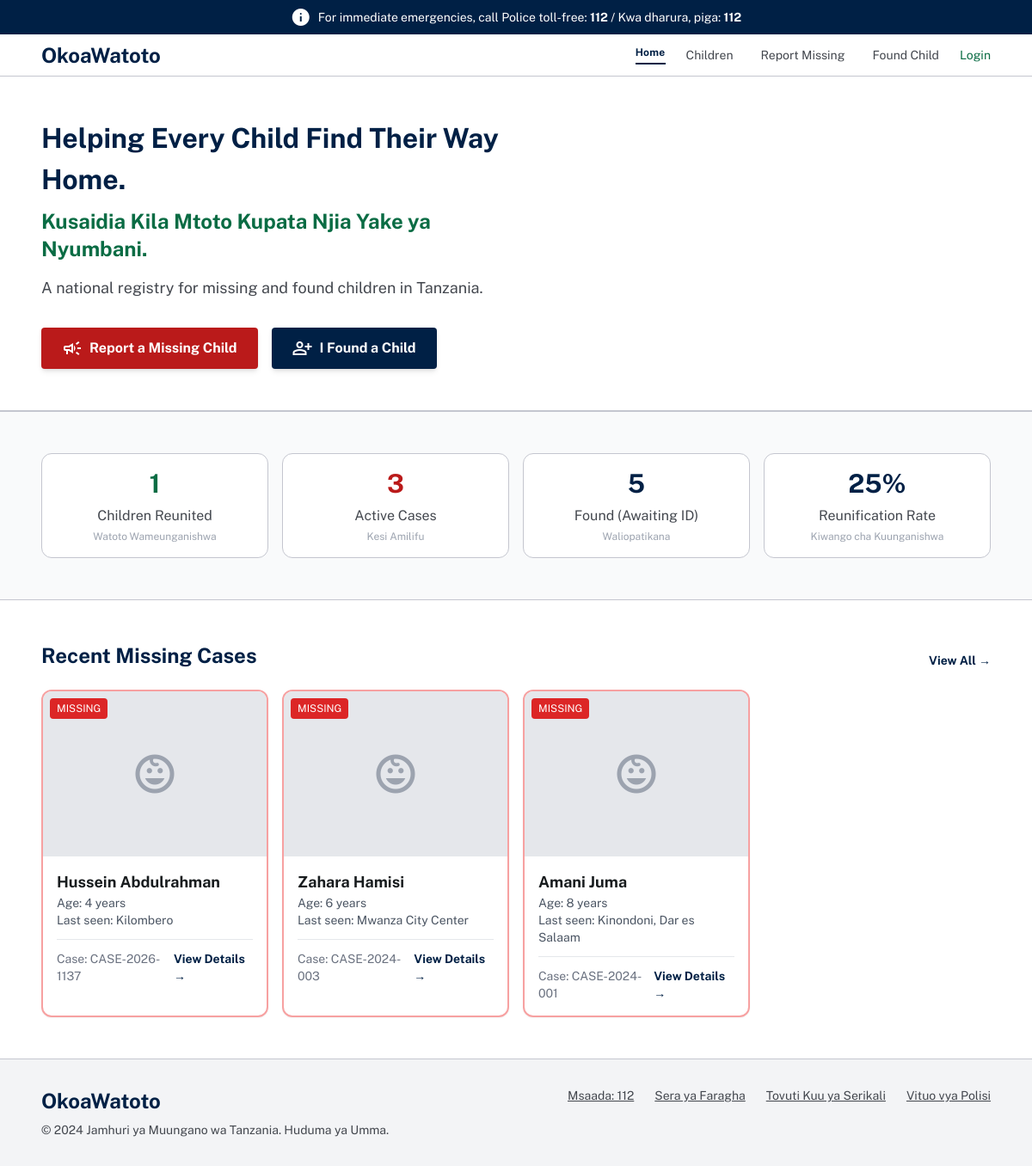
The page / on the database its author committed.
### tables this page shows
CREATE TABLE `children_reports` (
  `id` int(11) NOT NULL,
  `case_number` varchar(50) NOT NULL,
  `child_name` varchar(100) DEFAULT NULL,
  `age` int(11) DEFAULT NULL,
  `gender` enum('Male','Female','Other') DEFAULT NULL,
  `description` text DEFAULT NULL,
  `clothing` text DEFAULT NULL,
  `health_status` enum('Safe','Injured','In Danger','Unknown') DEFAULT 'Unknown',
  `status` enum('Missing','Found','Reunited') DEFAULT 'Missing',
  `last_seen_location` varchar(255) DEFAULT NULL,
  `region_id` int(11) DEFAULT NULL,
  `district_id` int(11) DEFAULT NULL,
  `ward_id` int(11) DEFAULT NULL,
  `last_seen_date` datetime DEFAULT NULL,
  `specific_address` text DEFAULT NULL,
  `latitude` decimal(10,8) DEFAULT NULL,
  `longitude` decimal(11,8) DEFAULT NULL,
  `photo` varchar(255) DEFAULT NULL,
  `additional_photos` text DEFAULT NULL,
  `reporter_name` varchar(100) DEFAULT NULL,
  `reporter_phone` varchar(20) DEFAULT NULL,
  `reporter_email` varchar(100) DEFAULT NULL,
  `reporter_type` enum('Parent','Police','Witness','Other','Relative','Teacher') DEFAULT NULL,
  `reporter_id` int(11) DEFAULT NULL,
  `police_station_id` int(11) DEFAULT NULL,
  `investigating_officer` varchar(100) DEFAULT NULL,
  `officer_badge` varchar(50) DEFAULT NULL,
  `case_priority` enum('High','Medium','Low') DEFAULT 'Medium',
  `created_at` timestamp NOT NULL DEFAULT current_timestamp(),
  `updated_at` timestamp NOT NULL DEFAULT current_timestamp() ON UPDATE current_timestamp()
);

### index.php (the view, shortened to what this page needs)
<?php
require_once 'config/database.php';
require_once 'includes/header.php';
$stmt = $pdo->query("SELECT * FROM children_reports WHERE status = 'Missing' ORDER BY created_at DESC LIMIT 4");
$missing_children = $stmt->fetchAll();
$stmt_reunited = $pdo->query("SELECT COUNT(*) as count FROM children_reports WHERE status = 'Reunited'");
$children_reunited = $stmt_reunited->fetch()['count'];
$stmt_active = $pdo->query("SELECT COUNT(*) as count FROM children_reports WHERE status = 'Missing'");
$active_cases = $stmt_active->fetch()['count'];
$stmt_total = $pdo->query("SELECT COUNT(*) as count FROM children_reports");
$total_reports = $stmt_total->fetch()['count'];
$stmt_found = $pdo->query("SELECT COUNT(*) as count FROM found_reports WHERE status = 'Awaiting ID'");
$found_count = $stmt_found->fetch()['count'];
$reunification_rate = $total_reports > 0 ? round(($children_reunited / $total_reports) * 100) : 0;
?>
<section class="relative w-full bg-white py-12 px-4 md:px-12 flex flex-col md:flex-row items-center gap-8 border-b border-[#c4c6cf]">
    <div class="w-full md:w-1/2 flex flex-col gap-4">
        <h1 class="text-[26px] md:text-[32px] font-bold text-[#002045]">
            Helping Every Child Find Their Way Home.
            <span class="text-[#0a6c44] block text-2xl mt-2">Kusaidia Kila Mtoto Kupata Njia Yake ya Nyumbani.</span>
        </h1>
        <p class="text-lg text-[#43474e]">A national registry for missing and found children in Tanzania.</p>
        <div class="flex flex-col sm:flex-row gap-4 mt-4">
            <a href="report-missing.php" class="bg-[#ba1a1a] text-white font-bold py-3 px-6 rounded shadow-md hover:bg-red-700 flex items-center justify-center gap-2">
                <span class="material-symbols-outlined">campaign</span> Report a Missing Child
            </a>
            <a href="report-found.php" class="bg-[#002045] text-white font-bold py-3 px-6 rounded shadow-md hover:bg-blue-900 flex items-center justify-center gap-2">
                <span class="material-symbols-outlined">person_add</span> I Found a Child
            </a>
        </div>
    </div>
</section>
<section class="py-12 px-4 md:px-12 border-y border-[#c4c6cf] bg-gray-50">
    <div class="max-w-6xl mx-auto grid grid-cols-1 md:grid-cols-4 gap-4 text-center">
        <div class="p-4 rounded-xl bg-white border border-[#c4c6cf]">
            <div class="text-3xl font-bold text-[#0a6c44] mb-2"><?php echo number_format($children_reunited); ?></div>
            <div class="text-[#43474e]">Children Reunited</div>
            <div class="text-xs text-gray-400 mt-1">Watoto Wameunganishwa</div>
        </div>
        <div class="p-4 rounded-xl bg-white border border-[#c4c6cf]">
            <div class="text-3xl font-bold text-[#ba1a1a] mb-2"><?php echo number_format($active_cases); ?></div>
            <div class="text-[#43474e]">Active Cases</div>
            <div class="text-xs text-gray-400 mt-1">Kesi Amilifu</div>
        </div>
        <div class="p-4 rounded-xl bg-white border border-[#c4c6cf]">
            <div class="text-3xl font-bold text-[#002045] mb-2"><?php echo number_format($found_count); ?></div>
            <div class="text-[#43474e]">Found (Awaiting ID)</div>
            <div class="text-xs text-gray-400 mt-1">Waliopatikana</div>
        </div>
        <div class="p-4 rounded-xl bg-white border border-[#c4c6cf]">
            <div class="text-3xl font-bold text-[#002045] mb-2"><?php echo $reunification_rate; ?>%</div>
            <div class="text-[#43474e]">Reunification Rate</div>
            <div class="text-xs text-gray-400 mt-1">Kiwango cha Kuunganishwa</div>
        </div>
    </div>
</section>
<section class="py-12 px-4 md:px-12">
    <div class="flex justify-between items-end mb-6">
        <h2 class="text-2xl font-bold text-[#002045]">Recent Missing Cases</h2>
        <a href="children.php?status=missing" class="text-[#002045] font-bold text-sm hover:underline">View All →</a>
    </div>
    <div class="grid grid-cols-1 md:grid-cols-2 lg:grid-cols-4 gap-4">
        <?php if(empty($missing_children)): ?>
            <div class="col-span-full text-center py-8 text-gray-500">No missing children reports found</div>
        <?php else: ?>
            <?php foreach($missing_children as $child): ?>
            <div class="bg-white border-2 border-red-500/50 rounded-xl overflow-hidden shadow-sm hover:border-red-500 transition-colors relative">
                <div class="absolute bg-red-600 text-white text-xs px-2 py-1 m-2 rounded z-10">MISSING</div>
                <div class="h-48 w-full bg-gray-200 flex items-center justify-center">
                    <?php if(!empty($child['photo']) && file_exists('assets/uploads/' . $child['photo'])): ?>
                        <img src="assets/uploads/<?php echo $child['photo']; ?>" class="w-full h-full object-cover">
                    <?php else: ?>
                        <span class="material-symbols-outlined text-6xl text-gray-400">child_care</span>
                    <?php endif; ?>
                </div>
                <div class="p-4">
                    <h3 class="font-bold text-lg"><?php echo htmlspecialchars($child['child_name']); ?></h3>
                    <div class="text-sm text-gray-600">Age: <?php echo $child['age']; ?> years</div>
                    <div class="text-sm text-gray-600">Last seen: <?php echo htmlspecialchars($child['last_seen_location']); ?></div>
                    <div class="mt-3 pt-3 border-t flex justify-between">
                        <span class="text-sm text-gray-500">Case: <?php echo htmlspecialchars($child['case_number']); ?></span>
                        <a href="child-details.php?id=<?php echo $child['id']; ?>&type=missing" class="text-[#002045] font-bold text-sm">View Details →</a>
                    </div>
                </div>
            </div>
            <?php endforeach; ?>
        <?php endif; ?>
    </div>
</section>
<?php require_once 'includes/footer.php'; ?>

### includes/header.php (style rules this page uses)
.material-symbols-outlined { font-variation-settings: 'FILL' 0, 'wght' 400, 'GRAD' 0, 'opsz' 24; vertical-align: middle; }
body { font-family: 'Public Sans', sans-serif; }

### rows shown on the page
children_reports: child_name "Hussein Abdulrahman", age "4", last_seen_location "Kilombero", case_number "CASE-2026-1137"
children_reports: child_name "Zahara Hamisi", age "6", last_seen_location "Mwanza City Center", case_number "CASE-2024-003"
children_reports: child_name "Amani Juma", age "8", last_seen_location "Kinondoni, Dar es Salaam", case_number "CASE-2024-001"

### other values the page prints
$children_reunited "1"
$active_cases "3"
$found_count "5"
$reunification_rate "25"
